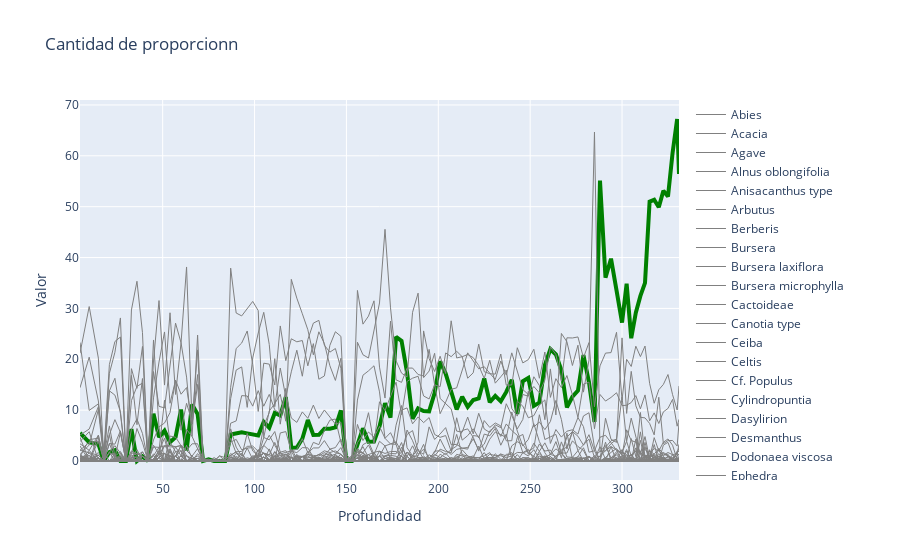

The notebook cell this image was saved under:
### Markdown cell above
Con base a los datos ordenados, ahora somos capaces de crear un grafico que nos permita visualizar de manera clara y sencilla, la proporcion que exsitia atraves del tiempo

### Code cell
fig = go.Figure()

for specie in df_Ordered["Element"].unique():
    if specie == "Pinus":
        fig.add_trace(go.Scatter(x=df_Ordered[df_Ordered["Element"] == specie]["Profundidad"], y=df_Ordered[df_Ordered["Element"] == specie]["Valor"], name=specie,
                         line = dict(color='green', width=4)))
    else:
        fig.add_trace(go.Scatter(x=df_Ordered[df_Ordered["Element"] == specie]["Profundidad"], y=df_Ordered[df_Ordered["Element"] == specie]["Valor"], name=specie,
                         line = dict(color='gray', width=1)))

fig.update_layout(title='Cantidad de proporcionn',
                   xaxis_title='Profundidad',
                   yaxis_title='Valor')
fig.show()
